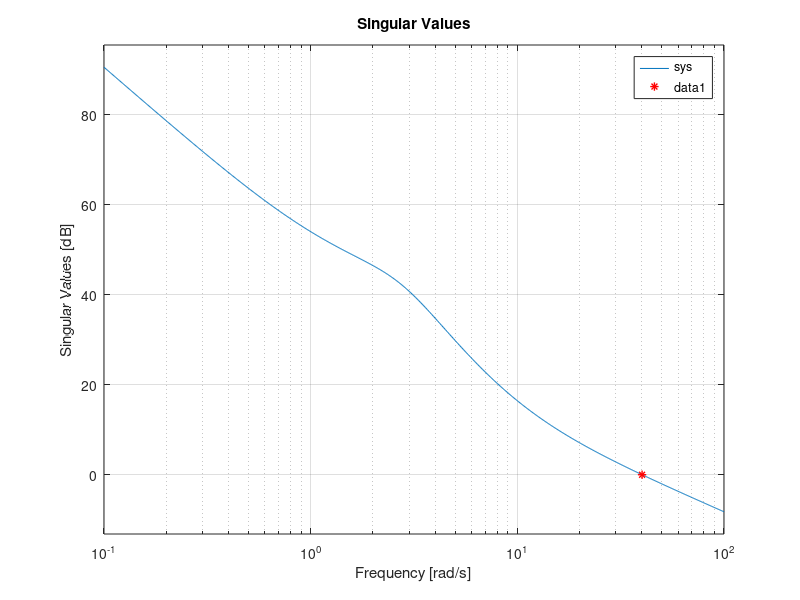

The MATLAB source for this figure:
clear all; close all; clc;

%% DATI

% x1 = angle of attack
% x2 = pitch angle
% x3 = pitch rate
% x4 = altitude
% y1 = pitch angle
% y2 = altitude
% y3 = velocità * angolo di v rispetto all'orizzonte

% matrici del sistema
A = [-1.2822  0      0.98     0
     0        0      1        0
     -5.4293  0      -1.8366  0
     -128.2   128.2  0        0];

B = [-0.3
      0
      -17
      0   ];

C = [0       1      0  0
     0       0      0  1
     -128.2  128.2  0  0];

D = [0
     0
     0];

sys = ss(A, B, C, D)
s = tf('s');
% sigma(sys)
% grid on
% xlim([10^(-10) 10^(10)])
% ylim([-500 500])

C_states = eye(length(A));
D_states = zeros(length(B), 1);

% stati iniziali
x0 = [deg2rad(0) deg2rad(15) 0 -300];

% riferimento
x_ref = [0 0 0 0]; % si considera come eq = 0 questio stati [0 0 128.2 5000]

% vincoli
u_max = deg2rad(15);
u_min = deg2rad(-15);

x2_max = deg2rad(20);
x2_min = deg2rad(-20);

over_shot = abs(0);
start_sign = sign(x0(4));

slewratemax = deg2rad(30);
slewratemin = deg2rad(-30);

%% 1)

T_sim = 15;

Q1 = 1*eye(length(A));
R1 = 1;
[k_LQ1, P, cl_poles] = lqr(A, B, Q1, R1); 

Q2 = 1000*eye(length(A));
R2 = 1;
[k_LQ2, P, cl_poles] = lqr(A, B, Q2, R2); 

Q3 = 1*eye(length(A));
R3 = 100;
[k_LQ3, P, cl_poles] = lqr(A, B, Q3, R3); 

Q4 = 1*eye(length(A));
R4 = 10000;
[k_LQ4, P, cl_poles] = lqr(A, B, Q4, R4); 

% sim_1

%% 2) 
sigma(sys)
[sv,w_out] = sigma(sys);

for i = 1:length(w_out)
    if sv(i) <= 1
        tep = i;
        break
    end
end

omega_taglio = w_out(i-1);
grid on
hold on
plot(omega_taglio,0,'*','color','r','LineWidth',1)
gain_taglio = sv(i-1);  
omega_sampling = 2 * omega_taglio;
T_sampling = 2*pi/omega_sampling;
Ts = T_sampling;

sysd = c2d(sys,T_sampling);

Q_d = Q4; 
R_d = R4;
[Klqr_d, P_d, CLP_d] = dlqr(sysd.A, sysd.B, Q_d, R_d);

% sim 2

%% 3)  multiple MPC cases no info on constraints

N1 = 15;
Q1 = Q_d; 
S1 = Q_d; 
R1 = R_d;
% P_d is the P_ of the infinite horizon with 
% Q_d = Q4 and R_d = R4

N2 = 15;
Q2 = Q_d; 
S2 = 100 * Q_d;
R2 = R_d;

N3 = 100;
Q3 = Q_d; 
S3 = Q_d; 
R3 = R_d;

N4 = 5;
Q4 = Q_d; 
S4 = P_d;
R4 = R_d;

%% 4) 

N5 = 100;
Q5 = Q_d; 
S5 = P_d;
R5 = R_d;

N6 = 100;
Q6 = 50 * Q_d; 
S6 = P_d;
R6 = R_d;

N7 = 100;
Q7 = Q_d; 
S7 = P_d;
R7 = 50 * R_d;


%% 5)
% sim


%% 6)

% sim

%% 7)
slewratemax = slewratemax*T_sampling;
slewratemin = slewratemin*T_sampling;

%sim

%% 8)

x0 = [deg2rad(0) deg2rad(15) 0 -300];
%x0K = [deg2rad(0) deg2rad(-20) 0 -280]; % initial guess for x0

% set power of v_x=0.01 in simulink block
power_vx = 1e-3;
% set power of v_y=0.001 in simulink block
power_vy = 1e-2;

B_noise = [sysd.B ones(size(sysd.B,1),1)];
D_noise = [D_states zeros(size(D_states,1),1)];

% set Kalman filter parameters
NK = zeros(4,3); % covariance v_x,v_y
QK = eye(4); % variance of v_x
RK = 0.001*eye(3); % variance of v_y

% open('MPC_KF') % ----------------------------------------------------------
% sim('MPC_KF') % -----------------------------------------------------------
% keyboard % ----------------------------------------------------------------

QK = blkdiag(1,1,1,1); % variance of v_x
RK = 10*blkdiag(1,1,1); % variance of v_y
